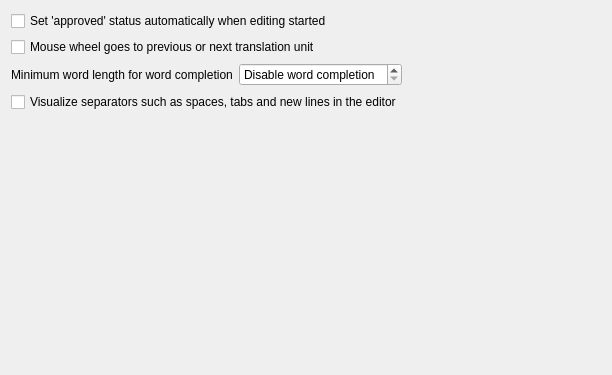
<?xml version="1.0" encoding="UTF-8"?>
<ui version="4.0">
 <class>prefs_editor</class>
 <widget class="QWidget" name="prefs_editor">
  <property name="geometry">
   <rect>
    <x>0</x>
    <y>0</y>
    <width>612</width>
    <height>375</height>
   </rect>
  </property>
  <layout class="QGridLayout">
   <property name="margin">
    <number>11</number>
   </property>
   <property name="spacing">
    <number>6</number>
   </property>
   <item row="4" column="0" colspan="2">
    <spacer>
     <property name="orientation">
      <enum>Qt::Vertical</enum>
     </property>
     <property name="sizeHint" stdset="0">
      <size>
       <width>20</width>
       <height>40</height>
      </size>
     </property>
    </spacer>
   </item>
   <item row="0" column="0">
    <widget class="QCheckBox" name="kcfg_AutoApprove">
     <property name="text">
      <string>Set 'approved' status automatically when editing started</string>
     </property>
    </widget>
   </item>
   <item row="1" column="0">
    <widget class="QCheckBox" name="kcfg_MouseWheelGo">
     <property name="toolTip">
      <string>If set, mouse wheel goes to previous or next unit, otherwise it scrolls text</string>
     </property>
     <property name="whatsThis">
      <string>&lt;html&gt;When this option is enabled, the mouse wheel is used to go to the previous or next translation unit (without modifier keys). Modifier keys can be used to change this behavior. Use:&lt;ul&gt;&lt;li&gt;&lt;b&gt;Shift&lt;/b&gt; to scroll within the text of the current unit,&lt;/li&gt;&lt;li&gt;&lt;b&gt;Ctrl+Shift&lt;/b&gt; to go to previous or next non-ready unit,&lt;/li&gt;&lt;li&gt;&lt;b&gt;Ctrl&lt;/b&gt; to go to previous or next non-ready not empty unit,&lt;/li&gt;&lt;li&gt;&lt;b&gt;Alt&lt;/b&gt; to go to previous or next untranslated unit.&lt;/li&gt;&lt;/ul&gt;When the option is disabled, the mouse wheel scrolls within the text of the current translation unit.&lt;/html&gt;</string>
     </property>
     <property name="text">
      <string>Mouse wheel goes to previous or next translation unit</string>
     </property>
    </widget>
   </item>
   <item row="2" column="0">
    <layout class="QHBoxLayout">
     <item>
      <widget class="QLabel" name="l1">
       <property name="toolTip">
        <string>Set to 2 to disable word completion</string>
       </property>
       <property name="text">
        <string>Minimum word length for word completion</string>
       </property>
      </widget>
     </item>
     <item>
      <widget class="QSpinBox" name="kcfg_WordCompletionLength">
       <property name="toolTip">
        <string>Set to 2 to disable word completion</string>
       </property>
       <property name="specialValueText">
        <string>Disable word completion</string>
       </property>
       <property name="minimum">
        <number>2</number>
       </property>
       <property name="maximum">
        <number>20</number>
       </property>
      </widget>
     </item>
    </layout>
   </item>
   <item row="3" column="0">
    <widget class="QCheckBox" name="kcfg_VisualizeSeparators">
     <property name="text">
      <string>Visualize separators such as spaces, tabs and new lines in the editor</string>
     </property>
    </widget>
   </item>
  </layout>
 </widget>
 <resources/>
 <connections/>
</ui>
